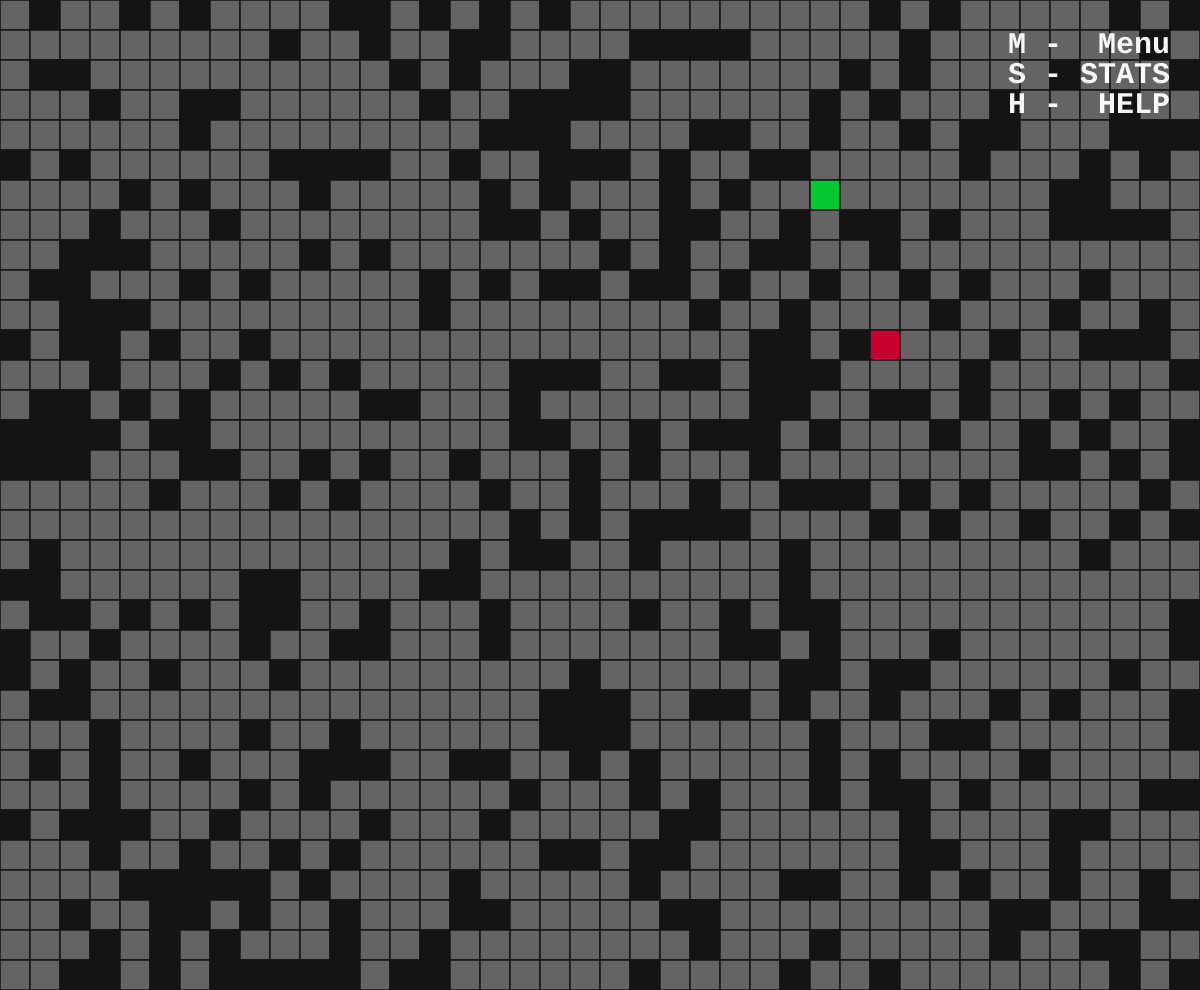
Frame 1 (no input)
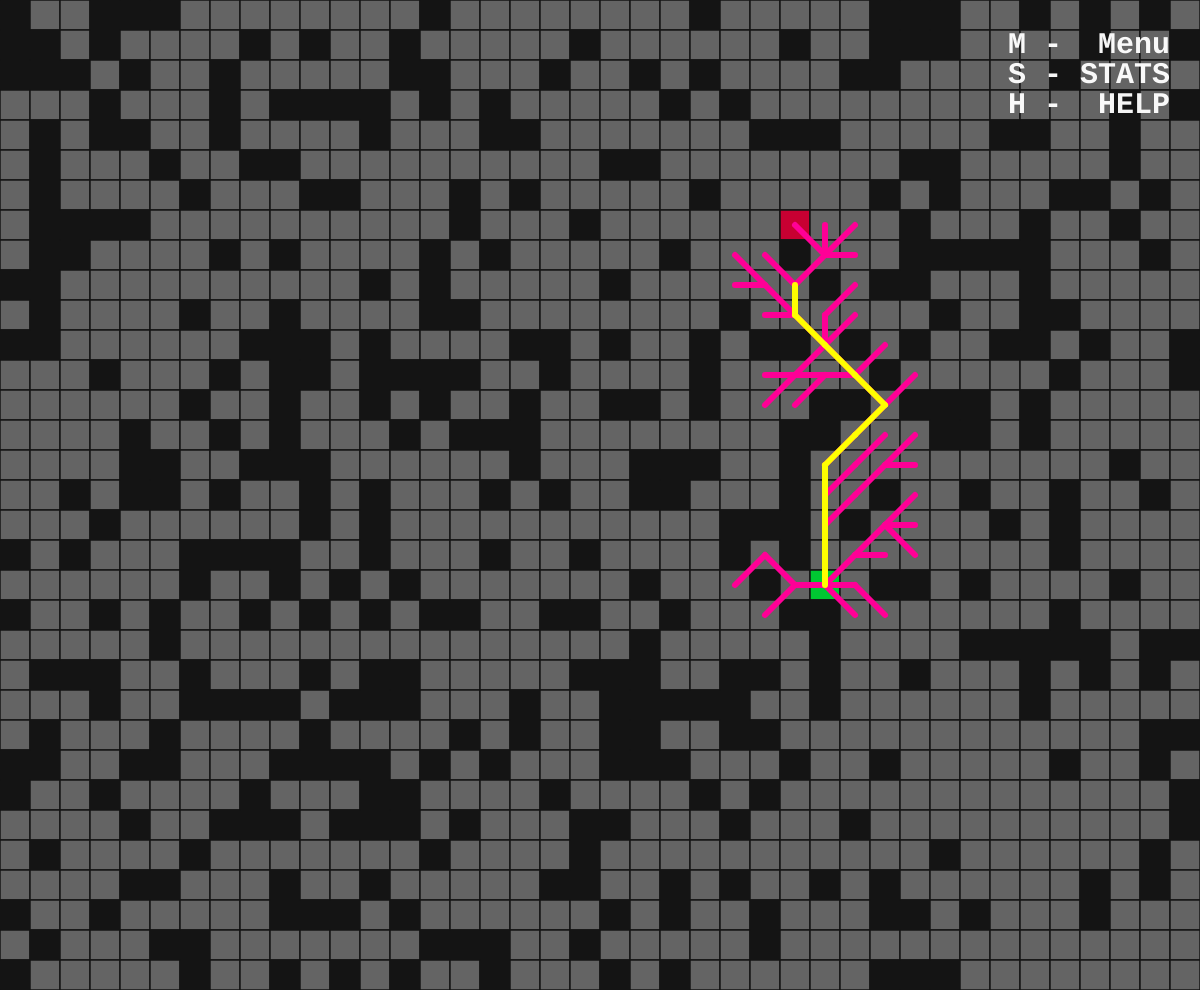
Frame 60 (no input)
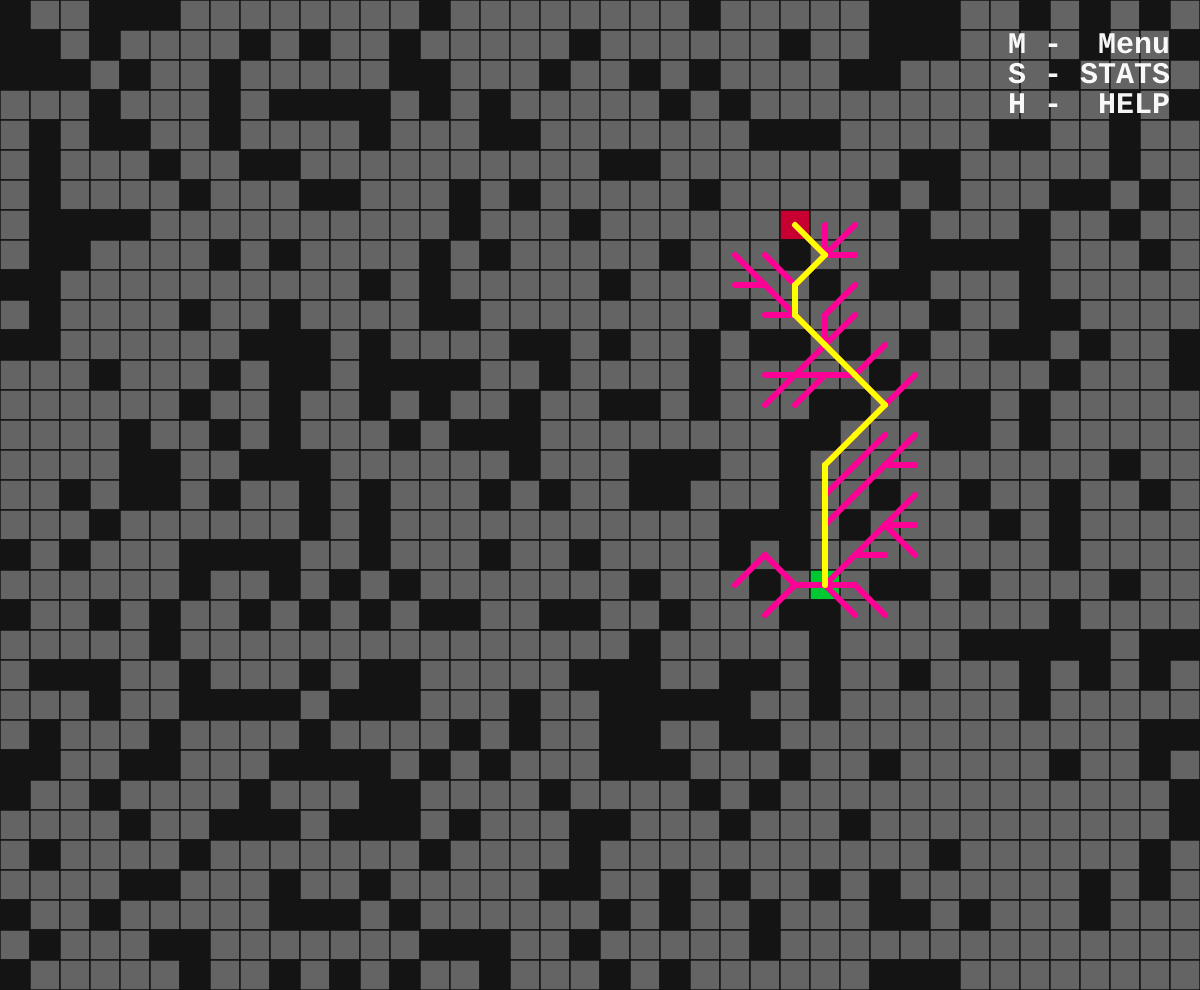
Frame 120 (the mouse pressed at the canvas centre since frame 60)

The p5.js sketch that drew these frames (run headless with seeded random() and noise() and a simulated clock; from frame 60 on, the mouse is pressed at the canvas centre):

// p5.js sketch
// ── sketch.js
let type = {
  EMPTY: 0,
  VISITED: 1,
  WALL: 2,
  PATH: 3,
}

let positions = [
  { function: posRandom, string: "Random" },
  { function: posCorners, string: "Corners" },
];

let textSizes;

let selectedPos = 0;

let algorithms = [dfs, astar];
let selectedAlg = 1;

let size, maxSize, minSize, rows, cols;
let grid;
let coverage = 0.3;

let emptyColor, startColor, endColor, visitedColor, visitedPathColor, wallColor, pathColor;

let start, end, mouseCell;
let path, full, pathaux, fullaux;
let drawRate = 10;
let minPath;

let index, w, r, c, h = 0;

let isPaused, doStep, doHelp, doStats, pathFound, showFull, showPath, doAnimation, doReplay, doDiagonal, doMenu;
let pausedFrame, blinkFps;

function setup() {
  textFont('Courier New');
  textStyle(BOLD)

  doDiagonal = true;
  doAnimation = true;
  showFull = true;
  showPath = true;
  doHelp = false;
  doStats = false;
  doMenu = false;
  isPaused = false;

  pausedFrame = 0;
  blinkFps = 90;
  minSize = 30;
  maxSize = 190;
  size = minSize;

  cols = floor(windowWidth / size);
  rows = floor(windowHeight / size);
  createCanvas(cols * size, rows * size);

  textSizes = [
    constrain(width * 0.03, 0, 30),
    constrain(width * 0.03, 0, 16.3),
    constrain(width * 0.03, 0, 10.7),
  ]

  initGrid();
  setColors();
}

function draw() {
  background(220);

  for (let i = 0; i < cols; i++) {
    for (let j = 0; j < rows; j++) {
      grid[i][j].show();
      if (grid[i][j].collision()) {
        mouseCell = grid[i][j];
      }
    }
  }

  if (!pathFound || path.length < minPath) {
    if (!isPaused || doStep) {
      initGrid();
    }
  }
  else {
    showSteps();
  }

  showHelp();
  showStats();
  showMenu();
  showPaused();
}

function noPath() {
  push();

  noStroke();
  fill(200, 0, 50, 200)
  rect(0, height / 2 - 150, width, 300)
  translate(width / 2, height / 2);

  textAlign(CENTER, CENTER);
  textSize(min(width, height) * 0.075);
  fill(220);
  text("No path found", 0, -25)

  textSize(min(width, height) * 0.025);
  text("press 'G' to generate valid grid", 0, 50)
  text("alternatively, move the start or end cell", 0, 80)

  pop();
}

function showSteps() {
  if (!doAnimation) {
    fullaux = full;
    pathaux = path;
  } else if (doReplay) {
    fullaux = [];
    pathaux = [];
    doReplay = false;
  }
  if (!showFull) {
    fullaux = full;
  }
  if (!showPath) {
    pathaux = path;
  }
  if (full.length > 0 && showFull) {
    drawPath(full, fullaux, visitedPathColor);
  }
  if (path.length > 0 && showPath && (fullaux.length == full.length || !showFull)) {
    drawPath(path, pathaux, pathColor);
  }
}

function showMenu() {
  if (!doHelp && !doStats && !doMenu) {
    push()
    translate(width - 30, 30);

    textAlign(RIGHT, TOP);
    textSize(textSizes[0]);
    fill(255, 245);
    text("M -  Menu", 0, 0)

    pop()
  }
  else if (doMenu) {
    let w = 250;
    push();

    translate(width - w - width * 0.01, width * 0.01);

    noStroke();
    fill(50, 235);
    rect(0, 0, w, h, 5)

    titleElement("MENU", w);

    r = 40;
    c = 40;
    x = 20;
    y = 0;

    textElement(y += 70, "1", "Depth-First\nSearch", null, null, selectedAlg == 0);
    textElement(y += r + 20, "2", "A* Algorithm", null, null, selectedAlg == 1);

    h = y + 70;
    pop();
  }
}

function showStats() {
  if (!doHelp && !doStats && !doMenu) {
    push()
    translate(width - 30, 60);

    textAlign(RIGHT, TOP);
    textSize(textSizes[0]);
    fill(255, 245);
    text("S - STATS", 0, 0)

    pop()
  }
  else if (doStats) {
    let w = 350;
    push();

    translate(width - w - width * 0.01, width * 0.01);

    noStroke();
    fill(50, 235);
    rect(0, 0, w, h, 5)

    titleElement("STATS", w);

    r = 40;
    c = 40;
    x = 120;
    y = 0;

    ctotal = getNumTiles();
    wtotal = getNumWalls();
    cvisited = getNumVisited();
    cpercent = floor(cvisited / ctotal * 10000) / 100;

    textElement(y += 70, "Gridsize", `(${cols}, ${rows})`);
    textElement(y += 20, "Min Path", `${minPath}`);
    textElement(y += 20, "Draw Speed", `${doAnimation ? drawRate / 10 : "inf"} steps/frame`);

    textElement(y += r, "Steps", fullaux.length);
    textElement(y += 20, "Path Length", pathaux.length);
    textElement(y += 20, "Tiles", ctotal);
    textElement(y += 20, "Walls", `${wtotal}, ${floor(coverage * 100)}%`);
    textElement(y += 20, "Visited", cvisited);
    textElement(y += 20, "% explored", `${cpercent}%`);

    textElement(y += r, "Start", `(${start.x}, ${start.y})`);
    textElement(y += 20, "End", `(${end.x}, ${end.y})`);

    if (mouseCell != null) {
      textElement(y += r, "Current Cell", `(${mouseCell.x}, ${mouseCell.y})`);
      textElement(y += 20, "Cell Type", mouseCell.type == type.WALL ? "Wall" : "Tile");

      if (selectedAlg = 1) {
        if (mouseCell.hcost != -1) textElement(y += r, "H-Cost", mouseCell.hcost);
        if (mouseCell.gcost != -1) textElement(y += 20, "G-Cost", mouseCell.gcost);
        if (mouseCell.fcost != -1) textElement(y += 20, "F-Cost", mouseCell.fcost);
      }
    }
    h = y + 70;
    pop();
  }
}

function getNumTiles() {
  result = 0;
  for (let i = 0; i < cols; i++) {
    for (let j = 0; j < rows; j++) {
      if (grid[i][j].type != type.WALL) result++;
    }
  }

  return result;
}

function getNumWalls() {
  result = 0;
  for (let i = 0; i < cols; i++) {
    for (let j = 0; j < rows; j++) {
      if (grid[i][j].type == type.WALL) result++;
    }
  }

  return result;
}

function getNumVisited() {
  result = 0;
  for (let i = 0; i < cols; i++) {
    for (let j = 0; j < rows; j++) {
      if (grid[i][j].type == type.VISITED) result++;
    }
  }

  return result;
}

function showPaused() {
  if (isPaused) {
    push()
    translate(width / 2, height - 30);

    textAlign(CENTER, BOTTOM);
    textSize(width * 0.05)
    alpha = pausedFrame % blinkFps;
    pausedFrame++;

    if (alpha < blinkFps / 2) {
      fill(255, map(alpha, 0, blinkFps / 2, -45, 300));
    } else {
      fill(255, map(alpha, blinkFps / 2, blinkFps, 300, -45));
    }
    text("paused", 0, 0)

    pop()
  }
}

function showHelp() {
  if (!doHelp && !doStats && !doMenu) {
    push()
    translate(width - 30, 90);

    textAlign(RIGHT, TOP);
    textSize(textSizes[0]);
    fill(255, 245);
    text("H -  HELP", 0, 0)

    pop()
  }
  else if (doHelp) {
    let w = 600;
    push()

    translate(width - w - width * 0.01, width * 0.01);

    noStroke();
    fill(50, 235);
    rect(0, 0, w, h, 5)

    titleElement("HELP", w);

    r = 40;
    c = 40;
    x = 145;
    y = 0;

    textElement(y += 70, "LEFT CLICK", "Place start cell", "Place on end cell to swap start\nand end");
    textElement(y += r + 30, "RIGHT CLICK", "Place end cell");
    textElement(y += 20, "+ SHIFT", "Place / Remove wall");
    textElement(y += r, "P", "Start / End placement", null, positions[selectedPos].string);
    textElement(y += r, "UP", "Increase Draw Speed", null, `${drawRate / 10}`);
    textElement(y += 20, "DOWN", "Decrease Draw Speed");
    textElement(y += r, "SPACEBAR", "Toggle pause search", null, isPaused);
    textElement(y += 20, "N", "Step through search");
    textElement(y += r, "G", "Generate new grid");
    textElement(y += r, "0 - 8", "0% - 80% wall coverage", null, `${floor(coverage * 100)}%`);
    textElement(y += r, "SHIFT + SCROLL", "Change cell size", null, `${map(size, minSize, maxSize, 1, (maxSize - minSize) / 5 + 1)}`);
    textElement(y += r, "D", "Toggle diagonal path", null, doDiagonal);
    textElement(y += r, "Z", "Toggle show full path", null, showFull);
    textElement(y += r, "X", "Toggle show short path", null, showPath);
    textElement(y += r, "A", "Toggle animate path", null, doAnimation);
    textElement(y += 20, "R", "Replay animation");

    h = y + 70;
    pop()
  }
}

function titleElement(string, w) {
  fill(200);
  translate(20, 20);
  textAlign(LEFT, TOP)
  textSize(textSizes[0]);
  text(string, 0, 0)

  strokeWeight(5);
  stroke(200)
  line(0, 40, w - 40, 40)
  noStroke();
}

function textElement(y, first, second = null, subtext = null, third = null, bool = null) {
  push();

  textSize(textSizes[1]);

  textAlign(RIGHT);
  text(first, x, y);

  if (second != null) {
    textAlign(LEFT);
    push();

    if (bool) {
      textSize(textSizes[1] * 1.1);
      fill(bool ? color(0, 200, 50) : color(200));
    }
    text(second, x + c, y);

    pop();
  }

  if (subtext != null) {
    push();

    textSize(textSizes[2]);
    fill(120);
    text(subtext, x + c, y + 20);

    pop();
  }

  if (third != null) {
    textAlign(CENTER);
    if (typeof (third) == "boolean") {
      fill(third ? color(0, 200, 50) : color(200, 0, 50));
      text(third ? "ENABLED" : "DISABLED", x + c * 8.5, y);
    }
    else if (typeof (third) == "string") {
      text(third, x + c * 8.5, y);
    }
  }

  pop();
}

function setColors() {
  emptyColor = color(100);
  startColor = color(0, 200, 50);
  endColor = color(200, 0, 50);
  visitedColor = color(0, 200, 200);
  visitedPathColor = color(255, 0, 150);
  wallColor = color(20);
  pathColor = color(255, 255, 0);
}

function drawPath(arr, aux, color) {
  push();

  if (aux.length == 0) {
    index = 0;
  }

  strokeWeight(0.2 * size);
  stroke(color);

  if (aux.length < arr.length) {
    if (!isPaused || doStep) {
      doStep = false;
      let newIndex = index + drawRate / 10;
      for (let i = floor(index); i < newIndex && i < arr.length; i++) {
        aux[i] = arr[i];
      }
      index = newIndex;
    }
  }

  for (pair of aux) {
    line(pair[0].x * size + size / 2, pair[0].y * size + size / 2, pair[1].x * size + size / 2, pair[1].y * size + size / 2)
  }

  pop();
}

function initGrid(shuffle = true) {
  index = 0;
  path = [];
  full = [];
  pathaux = [];
  fullaux = [];
  pathFound = false;
  minPath = shuffle ? floor((cols + rows) / 8) : 0;

  setColors();

  if (shuffle) {
    grid = [];
    for (let i = 0; i < cols; i++) {
      grid[i] = [];
      for (let j = 0; j < rows; j++) {
        grid[i][j] = new Cell(i, j);
      }
    }

    positions[selectedPos].function();
    initWalls();

  } else {
    for (let i = 0; i < cols; i++) {
      for (let j = 0; j < rows; j++) {
        if (grid[i][j].type == type.VISITED) {
          grid[i][j].type = type.EMPTY;
        }
      }
    }
  }

  initNeighbors();
  algorithms[selectedAlg](start);
}

function posRandom() {
  start = grid[floor(random(cols - 1))][floor(random(rows - 1))];
  end = grid[floor(random(cols - 1))][floor(random(rows - 1))];
}

function posCorners() {
  start = grid[0][0];
  end = grid[cols - 1][rows - 1];
}

function initWalls() {
  let i = 0;
  while (i < floor((cols * rows) * coverage)) {
    let x = int(random(cols));
    let y = int(random(rows));

    if (grid[x][y] !== start && grid[x][y] !== end)
      if (grid[x][y].type != type.WALL) {
        grid[x][y].type = type.WALL;
        i++;
      }
  }
}

function initNeighbors() {
  let directions;
  if (doDiagonal) {
    directions = [
      { dx: 1, dy: -1 },  // diagonal up-right
      { dx: 0, dy: -1 },  // up
      { dx: -1, dy: 0 },  // left
      { dx: -1, dy: -1 }, // diagonal up-left
      { dx: -1, dy: 1 },  // diagonal down-left
      { dx: 0, dy: 1 },   // down
      { dx: 1, dy: 0 },   // right
      { dx: 1, dy: 1 },   // diagonal down-right
    ];
  }
  else {
    directions = [
      { dx: 0, dy: -1 },  // up
      { dx: -1, dy: 0 },  // left
      { dx: 0, dy: 1 },   // down
      { dx: 1, dy: 0 },   // right
    ];
  }

  for (let i = 0; i < cols; i++) {
    for (let j = 0; j < rows; j++) {
      grid[i][j].neighbors = [];

      if (grid[i][j].type != type.WALL) {
        for (let dir of directions) {
          let nx = i + dir.dx;
          let ny = j + dir.dy;

          if (nx >= 0 && nx < cols && ny >= 0 && ny < rows &&
            grid[nx][ny].type != type.WALL) {
            grid[i][j].neighbors.push(grid[nx][ny]);
          }
        }
      }
    }
  }
}

function dfs(start) {
  let stack = [start];
  start.type = type.VISITED;
  let parents = new Map();  // why are dictionaries called maps

  while (stack.length > 0) {
    let cell = stack.pop();

    if (pathFound) break;

    for (let neighbor of cell.neighbors) {
      if (neighbor.type != type.VISITED) {
        neighbor.type = type.VISITED;

        stack.push(neighbor);
        parents.set(neighbor, cell);
        full.push([cell, neighbor]);

        if (neighbor === end) {
          pathFound = true;
          break;
        }
      }
    }
  }

  if (pathFound) {
    let current = end;
    while (current !== start) {
      let parent = parents.get(current);
      path.push([parent, current]);
      current = parent;
    }

    path.reverse();

    return true;
  }
  else {
    visitedColor = color(150)
    return false;
  }
}

// recursive
// function dfs(cell) {
//   if (found) return;

//   if (cell === end) {
//     found = true;
//     return;
//   }

//   cell.type = type.VISITED;

//   for (let neighbor of cell.neighbors) {
//     if (neighbor.type != type.VISITED && !found) {
//       path.push([cell, neighbor])
//       dfs(neighbor);
//     }
//   }

//   if (!found && cell === start) {
//     visitedColor = color(150);
//   }
// }

function astar(start) {
  let open = [start];
  let closed = new Set();
  let parents = new Map();

  start.type = type.VISITED;
  start.gcost = 0;
  start.hcost = start.distToEnd() * 10;
  start.fcost = start.hcost;

  while (open.length > 0) {
    open.sort((a, b) => a.fcost - b.fcost);
    let cell = open.shift();

    closed.add(cell);

    if (cell === end) {
      pathFound = true;
      break;
    }

    for (let neighbor of cell.neighbors) {
      if (closed.has(neighbor)) continue;


      let g = cell.gcost + ((abs(cell.x - neighbor.x) > 0 && abs(cell.y - neighbor.y)) ? 14 : 10);

      if (!open.includes(neighbor) || g < neighbor.gcost) {
        neighbor.gcost = g;
        neighbor.hcost = neighbor.distToEnd() * 10;
        neighbor.fcost = neighbor.gcost + neighbor.hcost;

        parents.set(neighbor, cell);

        if (!open.includes(neighbor)) {
          open.push(neighbor);
        }

        neighbor.type = type.VISITED;
        full.push([cell, neighbor]);
      }
    }
  }

  if (pathFound) {
    let current = end;
    while (current !== start) {
      let parent = parents.get(current);
      path.push([parent, current]);
      current = parent;
    }

    path.reverse();

    return true;
  }
  else {
    visitedColor = color(150)
    return false;
  }
}

function mousePressed() {
  for (let i = 0; i < cols; i++) {
    for (let j = 0; j < rows; j++) {
      if (grid[i][j].collision()) {
        mouseCell = grid[i][j]
        if (mouseButton == LEFT) {
          if (keyIsDown(SHIFT)) {
            print(grid[i][j])
            print(grid[i][j].neighbors)
          }
          else {
            if (grid[i][j].type != type.WALL) {
              if (grid[i][j] !== start) {
                if (grid[i][j] === end) {
                  end = start;
                }
                start = grid[i][j];
                initGrid(false);
              }
            }
          }
        }
        if (mouseButton == RIGHT) {
          if (keyIsDown(SHIFT)) {
            if (grid[i][j] !== start && grid[i][j] !== end) {
              grid[i][j].type = grid[i][j].type == type.WALL ? type.EMPTY : type.WALL;
              initGrid(false);
            }
          }
          else {
            if (grid[i][j].type != type.WALL) {
              if (grid[i][j] !== end) {
                if (grid[i][j] === start) {
                  start = end;
                }
                end = grid[i][j];
                initGrid(false);
              }
            }
          }
        }
      }
    }
  }
}

function keyPressed() {
  switch (keyCode) {
    case 71: // G
      initGrid();
      break;
    case 32:  // SPACEBAR
      isPaused = !isPaused;
      pausedFrame = blinkFps * 0.5;
      break;
    case 78: // N
      doStep = true;
      break;
    case 72: // H
      doHelp = !doHelp;
      doStats = false;
      doMenu = false;
      break;
    case 83: // S
      doStats = !doStats;
      doHelp = false;
      doMenu = false;
      break;
    case 77: // M
      doMenu = !doMenu;
      doStats = false;
      doHelp = false;
      break;
    case 80: // P
      selectedPos = (selectedPos + 1) % positions.length;
      initGrid();
      break;
    case 88: // X
      showPath = !showPath;
      break;
    case 90: // Z
      showFull = !showFull;
      break;
    case 65: // A
      doAnimation = !doAnimation;
      break;
    case 82: // R
      doReplay = true;
      doAnimation = true;
      break;
    case 68: // D
      doDiagonal = !doDiagonal;
      initGrid(false);
      break;
    case 48:
      coverage = 0;
      initGrid();
      break;
    case 49:
      if (doMenu) {
        selectedAlg = 0;
        initGrid(false);
      } else {
        coverage = 0.1;
        initGrid();
      }
      break;
    case 50:
      if (doMenu) {
        selectedAlg = 1;
        initGrid(false);
      } else {
        coverage = 0.2;
        initGrid();
      }
      break;
    case 51:
    case 52:
    case 53:
    case 54:
    case 55:
    case 56:
    case 57:
      coverage = (keyCode - 48) * 0.1;
      initGrid();
      break;
    case 38: // up
    case 40: // down
      if (drawRate < 10) drawRate += (keyCode == 38 ? 1 : -1);
      else if (drawRate == 10) drawRate += (keyCode == 38 ? 10 : -1);
      else if (drawRate > 10) drawRate += (keyCode == 38 ? 10 : -10);

      drawRate = constrain(drawRate, 1, 100);
      break;
  }
}

function mouseWheel(event) {
  if (keyIsDown(SHIFT)) {
    let dsize = size;
    if (event.delta > 0) {
      dsize -= 5;
    } else {
      dsize += 5;
    }
    dsize = constrain(dsize, minSize, maxSize);

    if (dsize != size) {
      size = dsize;

      cols = floor(windowWidth / size);
      rows = floor(windowHeight / size);
      initGrid();
      print(size);
      resizeCanvas(cols * size, rows * size);
    }
  }
}

document.oncontextmenu = function () {
  if (mouseX < width && mouseY < height)
    return false;
}
// ── cell.js
class Cell {
    constructor(x, y) {
        this.x = x;
        this.y = y;
        this.type = type.EMPTY;
        this.neighbors = [];
        this.gcost = -1;
        this.hcost = -1;
        this.fcost = -1;
    }

    show() {
        push()

        strokeWeight(0.05 * size);
        stroke(wallColor);

        let color;

        if (this === start) {
            color = startColor;
        }
        else if (this === end) {
            color = endColor;
        }
        else {
            switch (this.type) {
                case type.VISITED:
                // color = visitedColor;
                // break;
                case type.EMPTY:
                    color = emptyColor;
                    break;
                case type.WALL:
                    color = wallColor;
                    break;
                case type.PATH:
                    color = pathColor;
                    break;
            }
        }

        fill(color);

        rect(this.x * size, this.y * size, size);

        pop()
    }

    collision() {
        if (mouseX > this.x * size
            && mouseX < this.x * size + size
            && mouseY > this.y * size
            && mouseY < this.y * size + size) {
            return true;
        }

        return false;
    }

    distToEnd() {
        return abs(this.x - end.x) + abs(this.y - end.y);
    }
}
